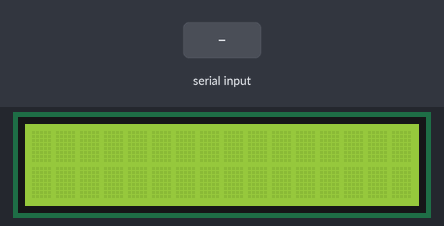
The sketch below on a simulated Arduino Uno, built with avr-gcc and run on an emulated ATmega328P. On the bench: 16×2 character LCD. The inputs (shaded band) are chosen by the test bench.

Above: at 1.2 s.
1.3 s: "1" received over Serial
At 2.5 s:
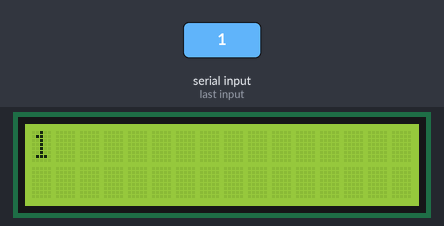
2.8 s: "0" received over Serial
At 3.8 s:
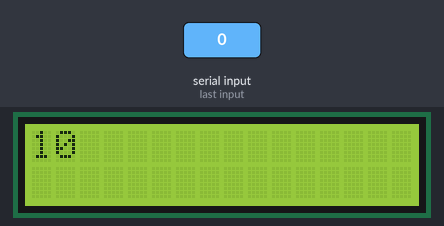
4.3 s: "2" received over Serial
At 5.0 s:
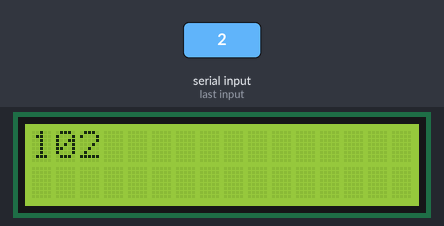
Timing chart, 0 to 7.3 s (numbered marks = the images above; inputs shaded):
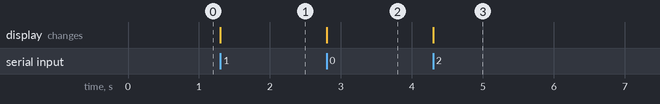

Measured:
- after the input at 1.3 s, the display: changes at once (image 1)
- after the input at 2.8 s, the display: changes at once (image 2)
- after the input at 4.3 s, the display: changes at once (image 3)

The sketch:

SERIALMONITOREYAZILAN.ino
```cpp
//SERİAL MONİTÖRE  YAZILAN LCD YE GİDİYO
#include<LiquidCrystal.h>//LCD kütüphanesi
LiquidCrystal lcd(8,9,4,5,6,7);//RS,En,D4,D5,D6,D7
char karakter[16];
int i=0;
void setup()
{
 Serial.begin(9600);
 lcd.begin(16,2); //LCD KÜTÜPHANESİ 2 SATIR 16 KARAKTER
 lcd.setCursor(0,0);

}

void loop()
{
   if(i<14)
   {
    if(Serial.available()>0)
    {
      karakter[i]=Serial.read();
      lcd.setCursor(i,0);
      lcd.print(karakter[i]);
      i++;
    }
   }

}
```
